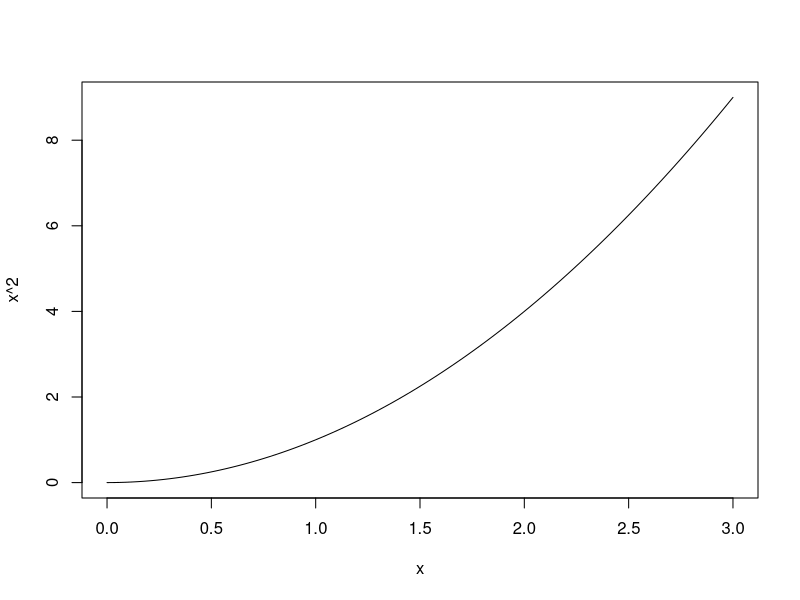
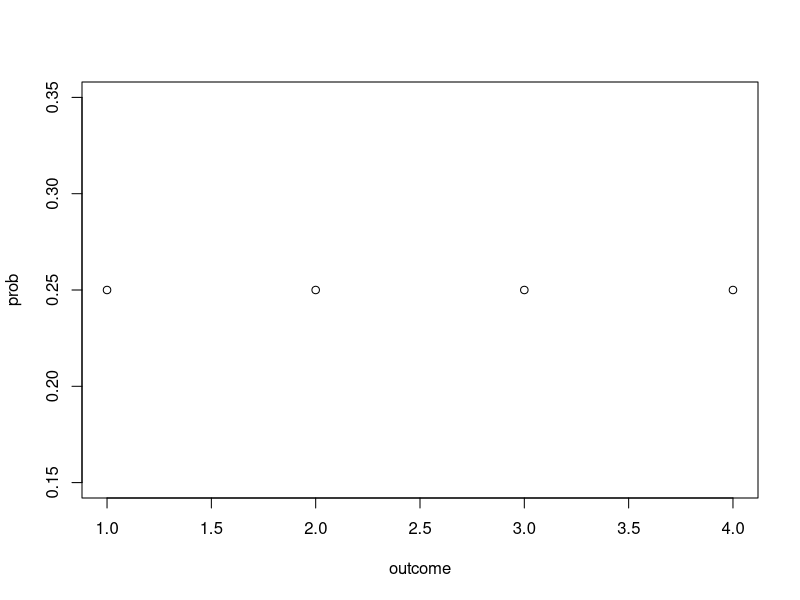
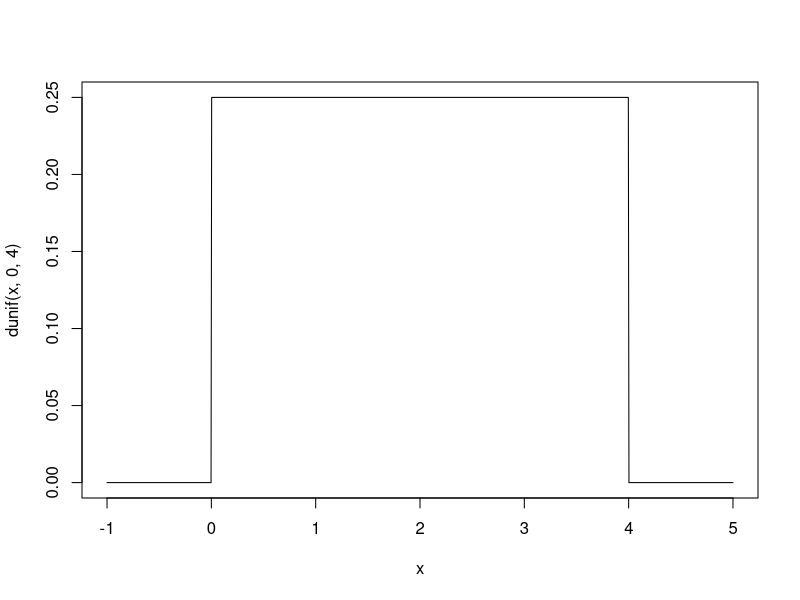

Recreate these plots in R, in order.
## ---- chunk 1
curve(x^2, 0, 3)
## ---- chunk 2
outcome = seq(1, 4)
prob = rep(0.25, 4)
plot(outcome, prob)
## ---- chunk 3
curve(dunif(x, 0, 4), -1, 5, n = 1000)
## ---- chunk 4
runif(10, -1, 1)
